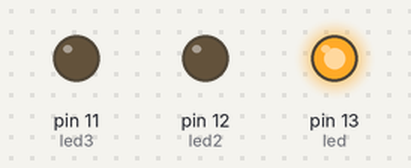
This sketch was run on a simulated Arduino Uno, built with avr-gcc and run on an emulated ATmega328P. On the bench: output pins drawn as LEDs (lit = HIGH).

Above: at 0.2 s.
At 0.7 s:
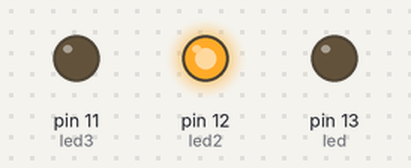
At 2.7 s:
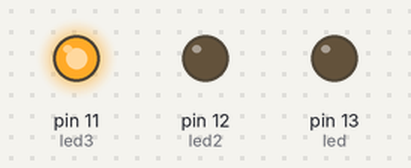
Timing chart, 0 to 3.5 s (numbered marks = the images above):
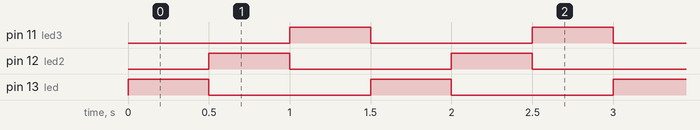

Measured:
- by itself, pin 11 (led3), pin 12 (led2), pin 13 (led): alternates HIGH for 0.50 s and LOW for 1.0 s
- by itself, everything shown: repeats every 1.5 s, in 3 steps

The sketch:

blink-3.ino
```cpp
int led = 13;
int led2 = 12;
int led3 = 11;

void setup() {
  // initialize digital pin as an output
  pinMode(led, OUTPUT);
  pinMode(led2, OUTPUT);
  pinMode(led3, OUTPUT);
}

void loop() {
  digitalWrite(led, HIGH);
  digitalWrite(led2, LOW);
  digitalWrite(led3, LOW);
  delay(500);
  digitalWrite(led, LOW);
  digitalWrite(led2, HIGH);
  digitalWrite(led3,LOW);
  delay(500);
   digitalWrite(led, LOW);
  digitalWrite(led2, LOW);
  digitalWrite(led3,HIGH);
  delay(500);

}
```
